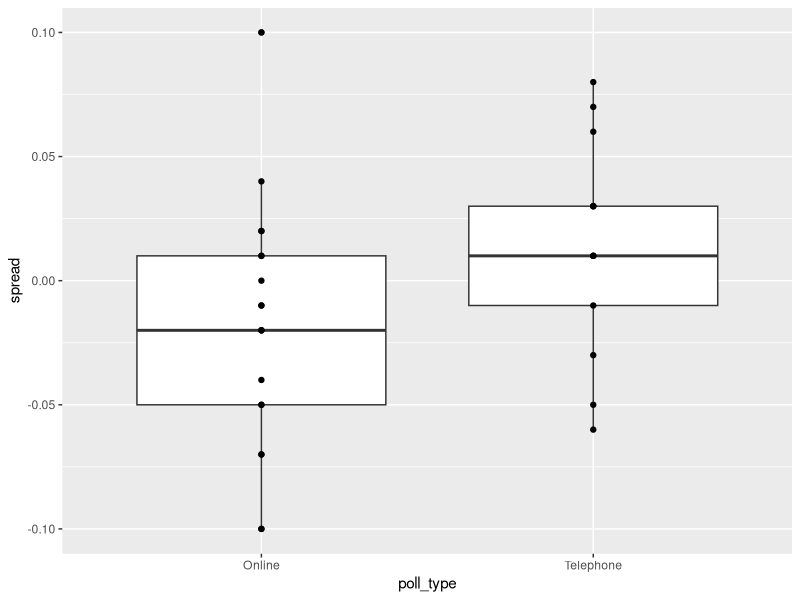
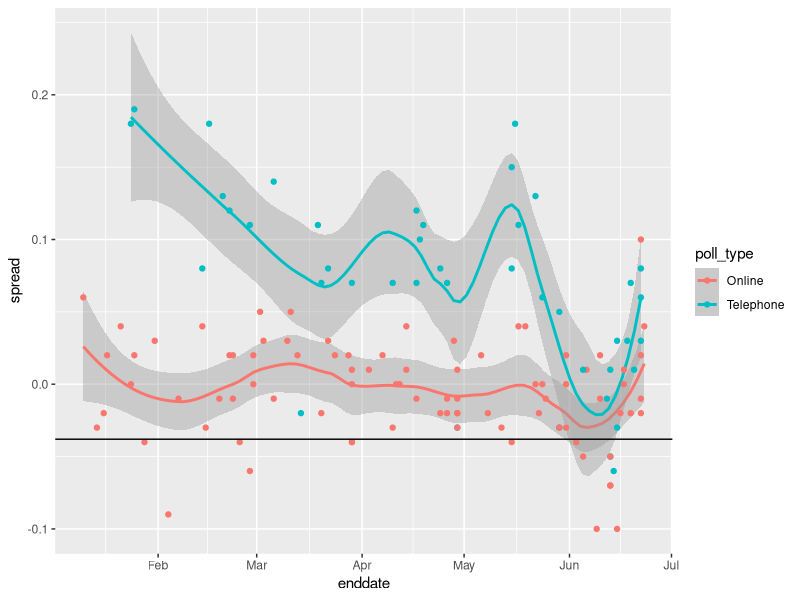
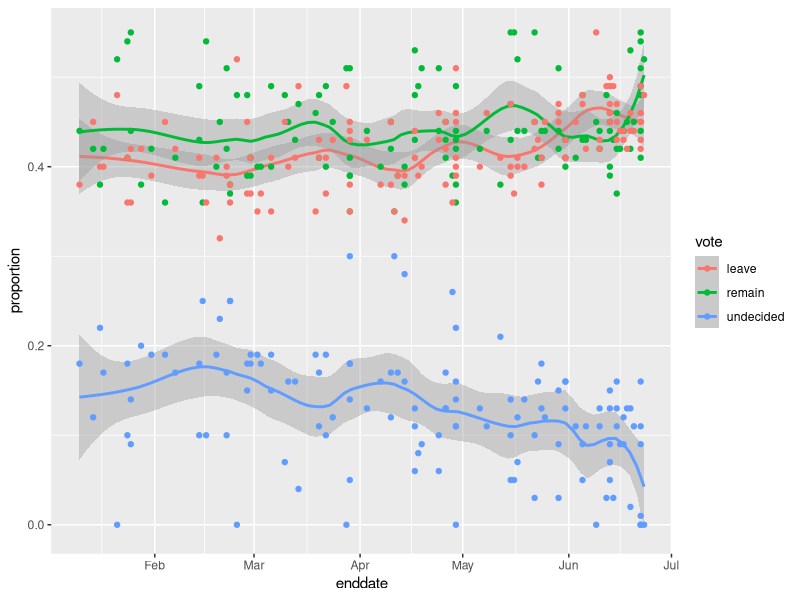

Here is the R script that generated these plots, in order:

#INFERENCE AND MODELLING ASSESSMENT: BREXIT

# suggested libraries and options
library(tidyverse)
options(digits = 3)

# load brexit_polls object
library(dslabs)
data(brexit_polls)

p <- 0.481    # official proportion voting "Remain"
d <- 2*p-1    # official spread


#Q1:

N <- 1500

#EV and SE for totals
Expected_Remain_Cnt <- N * p
Expected_Remain_Cnt

#EV and SE for proportions (avgs)
SE_exp_remain_cnt <- sqrt(N*p*(1-p))
SE_exp_remain_cnt

SE_p <- sqrt(p*(1-p)/N)
SE_p

#EV and SE for spread
d

SE_d <- 2*SE_p   #as d=2p-1  (and no error in the constant 1, so SE of d is 2* SE of p)
SE_d


#Q2

str(brexit_polls)
head(brexit_polls)

brexit_polls <- brexit_polls %>% mutate(x_hat = (spread + 1)/2)

brexit_summary <- brexit_polls %>% summarize(avg_spread = mean(spread),
                           sd_spread = sd(spread),
                           avg_Xhat = mean(x_hat),
                           sd_Xhat = sd(x_hat)
                           )

#Q3

#Using top poll - to pull first row, and add lower and upper CI bounds:
brexit_polls[1,] %>% mutate(se = sqrt(x_hat*(1-x_hat)/samplesize), lower= x_hat - qnorm(0.975)*se, 
                            upper = x_hat + qnorm(0.975)*se)


#Q4

june_polls <-  brexit_polls %>% filter(enddate >= "2016-06-01") %>% 
  mutate(se_x_hat = sqrt(x_hat*(1-x_hat)/samplesize),
         se_spread = 2 * se_x_hat,
         lower= spread - qnorm(0.975)*se_spread, 
         upper = spread + qnorm(0.975)*se_spread,
         hit = ifelse(d>=lower & d<=upper,TRUE,FALSE),
         pred_TossUp = ifelse(0>=lower & 0<=upper,TRUE,FALSE),
         pred_remain = ifelse(lower > 0,TRUE,FALSE))

head(june_polls)

june_polls %>% summarize(n=n(), pred_TossUp = mean(pred_TossUp), 
                         pred_Remain = mean(pred_remain), pred_hit = mean(hit) )


#Q5

june_polls %>% group_by(pollster) %>% summarize(n=n(), pred_hit = mean(hit) ) %>%
  arrange(pred_hit)

#Q6

june_polls %>%
  ggplot(aes(x=poll_type, y=spread)) +
  geom_boxplot() +
  geom_point()

#Q7
#Q8

combined_by_type <- june_polls %>%
  group_by(poll_type) %>%
  summarize(N = sum(samplesize),
            spread = sum(spread*samplesize)/N,
            p_hat = (spread + 1)/2 
            )

combined_by_type %>% mutate(se_p = sqrt(p_hat*(1-p_hat)/N),
                            se_d = 2* se_p,
                            lower_d = spread - qnorm(0.975)*se_d,
                            upper_d = spread + qnorm(0.975)*se_d)


#Q9

brexit_hit <- brexit_polls %>%
  mutate(p_hat = (spread + 1)/2,
         se_spread = 2*sqrt(p_hat*(1-p_hat)/samplesize),
         spread_lower = spread - qnorm(.975)*se_spread,
         spread_upper = spread + qnorm(.975)*se_spread,
         hit = spread_lower < -0.038 & spread_upper > -0.038) %>%
  select(poll_type, hit)

str(brexit_hit)
head(brexit_hit)

brexit_2by2 <- brexit_hit %>% group_by(poll_type,hit) %>% summarize(N = n()) %>% spread(poll_type,N)

brexit_2by2 %>% select(-hit) %>% chisq.test()

#Q10 - Odds ratios

Odds_Online <- (brexit_2by2$Online[2]/sum(brexit_2by2$Online)) / 
  (brexit_2by2$Online[1]/sum(brexit_2by2$Online))

Odds_tel <- (brexit_2by2$Telephone[2]/sum(brexit_2by2$Telephone)) / 
  (brexit_2by2$Telephone[1]/sum(brexit_2by2$Telephone))

Odds_Online
Odds_tel

Odds_Online / Odds_tel


#Q11 - Time series plots

d

brexit_polls %>% ggplot(aes(enddate,spread,color=poll_type)) +
  geom_smooth(method="loess",span=0.4) + 
  geom_point() +
  geom_hline(yintercept = d)


#Q12

brexit_long <- brexit_polls %>%
  gather(vote, proportion, "remain":"undecided") %>%
  mutate(vote = factor(vote))

head(brexit_long)

brexit_long %>% ggplot(aes(enddate,proportion,color=vote)) +
  geom_smooth(method="loess",span=0.3) + 
  geom_point()
